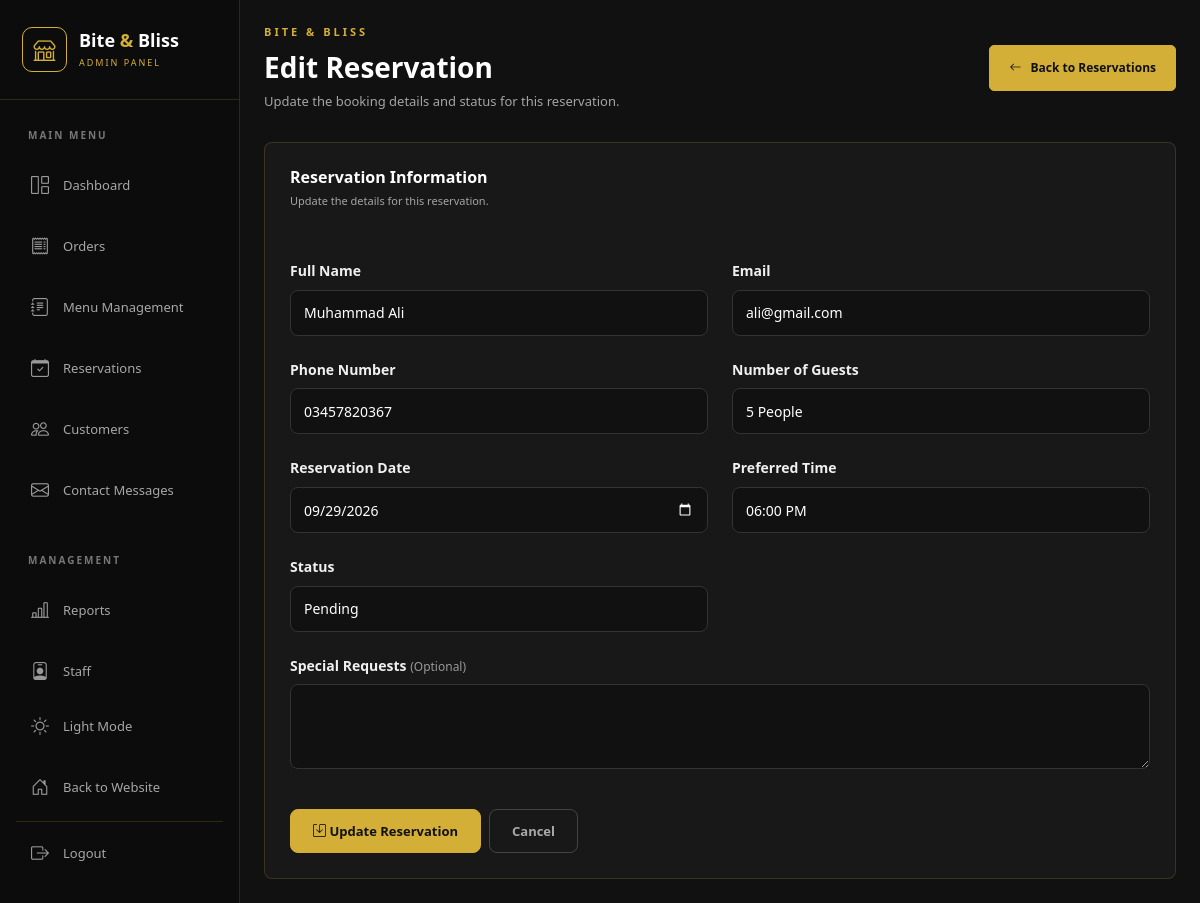
The page /admin/reservation_edit.php?id=1 (signed in) on the database its author committed.
### tables this page shows
CREATE TABLE `reservations` (
  `id` int(11) NOT NULL,
  `full_name` varchar(100) NOT NULL,
  `email` varchar(150) NOT NULL,
  `phone` varchar(30) NOT NULL,
  `reservation_date` date NOT NULL,
  `reservation_time` time NOT NULL,
  `guests` int(11) NOT NULL,
  `special_request` text DEFAULT NULL,
  `status` varchar(30) DEFAULT 'Pending',
  `created_at` timestamp NOT NULL DEFAULT current_timestamp()
);

### admin/reservation_edit.php (the view, shortened to what this page needs)
<?php
require_once "../config/database.php";
$allowedStatuses = ["Pending", "Confirmed", "Completed", "Cancelled"];
$id = (int) ($_GET["id"] ?? 0);
$stmt = $pdo->prepare("
    SELECT id, full_name, email, phone, reservation_date, reservation_time, guests, special_request, status
    FROM reservations
    WHERE id = :id
    LIMIT 1
");
$stmt->execute([
    ":id" => $id
]);
$reservation = $stmt->fetch();
?>
<!DOCTYPE html>
<html lang="en">
<head>
    <link
        href="https://cdn.jsdelivr.net/npm/bootstrap@5.3.3/dist/css/bootstrap.min.css"
        rel="stylesheet"
    >
    <link
        rel="stylesheet"
        href="https://cdn.jsdelivr.net/npm/bootstrap-icons@1.11.3/font/bootstrap-icons.min.css"
    >
    <link
        rel="stylesheet"
        href="css/admin.css"
    >
</head>
<body>
<div class="admin-layout">
    <?php require_once "includes/sidebar.php"; ?>
    <main class="main-content">
        <div class="container-fluid p-4">
            <div class="page-heading users-page-heading">
                <div>
                    <p class="gold-label">
                        BITE & BLISS
                    </p>
                    <h1>
                        Edit Reservation
                    </h1>
                    <p>
                        Update the booking details and status for this reservation.
                    </p>
                </div>
                <a
                    href="reservations.php"
                    class="gold-btn"
                >
                    <i class="bi bi-arrow-left"></i>
                    Back to Reservations
                </a>
            </div>
            <div class="dashboard-card user-form-card">
                <div class="card-header-custom">
                    <div>
                        <h5>
                            Reservation Information
                        </h5>
                        <p>
                            Update the details for this reservation.
                        </p>
                    </div>
                </div>
                <form method="POST">
                    <div class="row g-4">
                        <div class="col-md-6">
                            <label class="form-label">
                                Full Name
                            </label>
                            <input
                                type="text"
                                name="full_name"
                                class="form-control"
                                value="<?= htmlspecialchars($reservation["full_name"]) ?>"
                            >
                        </div>
                        <div class="col-md-6">
                            <label class="form-label">
                                Email
                            </label>
                            <input
                                type="text"
                                name="email"
                                class="form-control"
                                value="<?= htmlspecialchars($reservation["email"]) ?>"
                            >
                        </div>
                        <div class="col-md-6">
                            <label class="form-label">
                                Phone Number
                            </label>
                            <input
                                type="text"
                                name="phone"
                                class="form-control"
                                value="<?= htmlspecialchars($reservation["phone"]) ?>"
                            >
                        </div>
                        <div class="col-md-6">
                            <label class="form-label">
                                Number of Guests
                            </label>
                            <select name="guests" class="form-select">
                                <?php for ($i = 1; $i <= 9; $i++): ?>
                                    <option
                                        value="<?= $i ?>"
                                        <?= ((string) $reservation["guests"] === (string) $i) ? "selected" : "" ?>
                                    >
                                        <?= $i ?><?= $i === 9 ? "+" : "" ?> <?= $i === 1 ? "Person" : "People" ?>
                                    </option>
                                <?php endfor; ?>
                            </select>
                        </div>
                        <div class="col-md-6">
                            <label class="form-label">
                                Reservation Date
                            </label>
                            <input
                                type="date"
                                name="reservation_date"
                                class="form-control"
                                value="<?= htmlspecialchars($reservation["reservation_date"]) ?>"
                            >
                        </div>
                        <div class="col-md-6">
                            <label class="form-label">
                                Preferred Time
                            </label>
                            <select name="reservation_time" class="form-select">
                                <?php
                                $timeLabels = [
                                    "11:00:00" => "11:00 AM",
                                    "12:00:00" => "12:00 PM",
                                    "13:00:00" => "01:00 PM",
                                    "14:00:00" => "02:00 PM",
                                    "15:00:00" => "03:00 PM",
                                    "17:00:00" => "05:00 PM",
                                    "18:00:00" => "06:00 PM",
                                    "19:00:00" => "07:00 PM",
                                    "20:00:00" => "08:00 PM",
                                    "21:00:00" => "09:00 PM",
                                    "22:00:00" => "10:00 PM"
                                ];
                                foreach ($timeLabels as $value => $label):
                                ?>
                                    <option
                                        value="<?= $value ?>"
                                        <?= ($reservation["reservation_time"] === $value) ? "selected" : "" ?>
                                    >
                                        <?= $label ?>
                                    </option>
                                <?php endforeach; ?>
                            </select>
                        </div>
                        <div class="col-md-6">
                            <label class="form-label">
                                Status
                            </label>
                            <select name="status" class="form-select">
                                <?php foreach ($allowedStatuses as $statusOption): ?>
                                    <option
                                        value="<?= $statusOption ?>"
                                        <?= ($reservation["status"] === $statusOption) ? "selected" : "" ?>
                                    >
                                        <?= $statusOption ?>
                                    </option>
                                <?php endforeach; ?>
                            </select>
                        </div>
                        <div class="col-md-12">
                            <label class="form-label">
                                Special Requests
                                <span class="optional-tag">(Optional)</span>
                            </label>
                            <textarea
                                name="special_request"
                                class="form-control"
                                rows="3"
                            ><?= htmlspecialchars($reservation["special_request"] ?? "") ?></textarea>
                        </div>
                    </div>
                    <div class="d-flex gap-2 mt-4 pt-3">
                        <button
                            type="submit"
                            class="btn-submit"
                        >
                            <i class="bi bi-save"></i>
                            Update Reservation
                        </button>
                        <a
                            href="reservations.php"
                            class="btn-cancel"
                        >
                            Cancel
                        </a>
                    </div>
                </form>
            </div>
        </div>
    </main>
</div>
</body>
</html>

### admin/css/admin.css (style rules this page uses)
:root { --gold: #d4af37; --gold-light: #e8c75a; --gold-dark: #b8941f; --black: #111111; --sidebar: #0c0c0c; --body: #111111; --card: #181818; --white: #ffffff; --muted: #a5a5a5; --border: rgba(212, 175, 55, 0.18); --green: #43b581; --red: #d9534f; }
html { scrollbar-width: thin; scrollbar-color: var(--gold) #111111; }
* { margin: 0; padding: 0; box-sizing: border-box; }
body { background: var(--body); color: var(--white); font-family: "Segoe UI", Arial, sans-serif; overflow-x: hidden; }
a { text-decoration: none; color: inherit; }
button, input, select, textarea { font-family: inherit; }
button { cursor: pointer; }
.admin-layout { display: flex; min-height: 100vh; }
.main-content { width: calc(100% - 270px); margin-left: 270px; min-width: 0; }
.page-heading { display: flex; align-items: center; justify-content: space-between; gap: 20px; margin-bottom: 30px; }
.gold-label { color: var(--gold); letter-spacing: 3px; font-size: 11px; font-weight: 700; margin-bottom: 10px; }
.page-heading h1 { font-size: 28px; font-weight: 700; margin-bottom: 8px; }
.page-heading>div>p:last-child { color: var(--muted); font-size: 13px; margin: 0; }
.gold-btn { background: var(--gold); color: #111111; border: 1px solid var(--gold); padding: 13px 19px; border-radius: 5px; font-size: 12px; font-weight: 700; display: flex; align-items: center; gap: 9px; transition: 0.2s ease; }
.dashboard-card { height: 100%; padding: 25px; background: var(--card); border: 1px solid var(--border); border-radius: 8px; }
.card-header-custom { display: flex; align-items: center; justify-content: space-between; gap: 15px; margin-bottom: 25px; }
.card-header-custom h5 { font-size: 16px; font-weight: 700; margin-bottom: 6px; }
.card-header-custom p { color: var(--muted); font-size: 11px; margin: 0; }
@media (max-width: 1200px) { .main-content { margin-left: 240px; width: calc(100% - 240px); } }
.users-page-heading { margin-bottom: 30px; }
.users-page-heading h1 { margin-bottom: 8px; }
.users-page-heading>div>p:last-child { margin-bottom: 0; }
.user-form-card { max-width: 1000px; overflow: hidden; background: var(--card); }
.user-form-card .card-header-custom { padding-bottom: 22px; }
.user-form-card form { padding: 5px 0 0; }
.user-form-card label.form-label { display: block; color: #f0f0f0 !important; background: transparent !important; opacity: 1 !important; font-size: 14px !important; font-weight: 600 !important; margin-bottom: 9px !important; line-height: 1.4; }
.user-form-card .form-control, .user-form-card .form-select { min-height: 46px; background: #111111 !important; color: #ffffff !important; border: 1px solid #333333; border-radius: 8px; padding: 10px 13px; font-size: 14px; box-shadow: none; transition: all 0.2s ease; }
.user-form-card .form-control::placeholder { color: #666666; }
.user-form-card .form-select option { background: #181818; color: #ffffff; }
.user-form-card label.form-label .optional-tag { color: #999999 !important; font-weight: 400 !important; font-size: 12px; }
.user-form-card input[type="date"] { color-scheme: dark; }
.user-form-card .btn-submit { min-height: 44px; padding: 10px 22px; border: 1px solid var(--gold); border-radius: 8px; background: var(--gold); color: #111111; font-size: 13px; font-weight: 700; transition: all 0.2s ease; }
.user-form-card .btn-cancel { min-height: 44px; padding: 10px 22px; border: 1px solid #444444; border-radius: 8px; background: transparent; color: #aaaaaa; font-size: 13px; font-weight: 600; text-decoration: none; display: inline-flex; align-items: center; justify-content: center; transition: all 0.2s ease; }

### rows shown on the page
reservations: full_name "Muhammad Ali", email "ali@gmail.com", phone "03457820367", guests "5 People", reservation_date "09/29/2026", reservation_time "06:00 PM", status "Pending"
